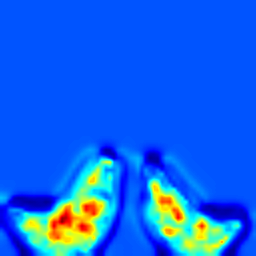
#> input picture benchmarks/MedImgSeg/HEATMAP_A2B.png, 256 x 256 px; its folder holds only this picture in this run
$ python -i findContours.py   (imports and definitions only)
#> lines starting #> are read from the running program, lines starting #| are printed output that depends on the picture; after the words box and inside, x2 and y2 are one past the last pixel; in counts of white or black regions, pixels touching at a corner belong together
import matplotlib.pyplot as plt
from PIL import Image
import numpy as np
import nibabel as nib
import os
import cv2
import math

# [195 lines left out: functions water, regional_growth, segmentation, findCont, not called in this run]
        #cv2.imwrite(r'C:\Users\SY\Desktop\results\pair/' + filename + ".png", src)
        #进度：
        #print(len1 * 100 / len(path_list), "%")

def water_osic(img_path):
#> called with img_path = 'HEATMAP_A2B.png'
    try:
        src = cv2.imread(img_path)
#> src is the input picture: shape (256, 256, 3); mean B, G, R 235.7, 100.9, 17.3
    except:
        src = img_path #directly input image
    img = src.copy()
    gray = cv2.cvtColor(img, cv2.COLOR_BGR2GRAY)
    ret, thresh = cv2.threshold(
        gray, 0, 255, cv2.THRESH_BINARY_INV + cv2.THRESH_OTSU)
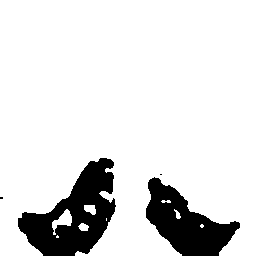
#> thresh: shape (256, 256); 87% white; 4 black regions (2 under 20 px), largest, box (x1, y1, x2, y2) and area: (18, 158, 116, 256) 4863, (146, 177, 240, 256) 3676
#> ret = 132

    # 消除噪声
    kernel = np.ones((3, 3), np.uint8)
    opening = cv2.morphologyEx(thresh, cv2.MORPH_OPEN, kernel, iterations=2)
#> opening: shape (256, 256); 86.7% white; 4 black regions (2 under 20 px), largest, box (x1, y1, x2, y2) and area: (18, 158, 116, 256) 4962, (146, 177, 240, 256) 3756

    # 膨胀
    kernel2 = np.ones((7, 7), np.uint8)
    sure_bg = cv2.dilate(opening, kernel2, iterations=3)
#> sure_bg: shape (256, 256); 97% white; 3 black regions, box (x1, y1, x2, y2) and area: (158, 194, 219, 256) 1280, (32, 223, 81, 256) 483, (82, 170, 103, 196) 183

    # 距离变换
    dist_transform = cv2.distanceTransform(sure_bg, 1, 5)
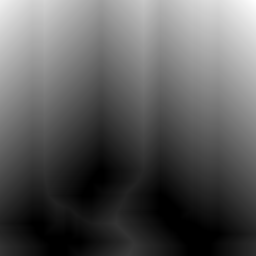
#> dist_transform: shape (256, 256) float32; min 0, max 270, mean 95.7; drawn with min black and max white
    ret, sure_fg = cv2.threshold(dist_transform, 0.7 * dist_transform.max(), 255, 0)
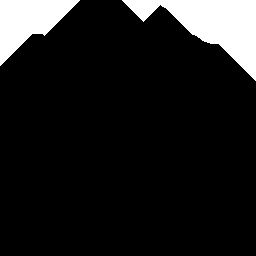
#> sure_fg: shape (256, 256) float32; 11% white; 2 white regions, box (x1, y1, x2, y2) and area: (122, 0, 256, 81) 4502, (0, 0, 80, 66) 2691
#> ret = 189

    # 获得未知区域
    sure_fg = np.uint8(sure_fg)
    unknown = cv2.subtract(sure_bg, sure_fg)

    # 标记
    ret, markers1 = cv2.connectedComponents(sure_fg)
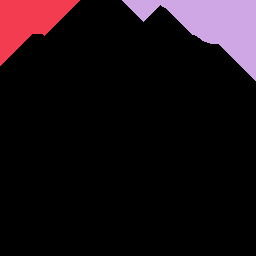
#> markers1: shape (256, 256) int32; 3 distinct labels, from 0 to 2; one colour per label, 0 black
#> ret = 3

    # 确保背景是1不是0
    markers = markers1 + 1
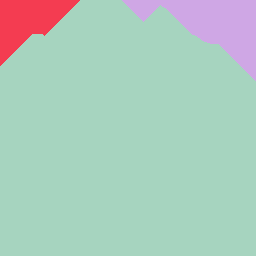
#> markers: shape (256, 256) int32; 3 distinct labels, from 1 to 3; one colour per label, 0 black

    # 未知区域标记为0
    markers[unknown == 255] = 0
#> markers: shape (256, 256) int32; 4 distinct labels, from 0 to 3

    markers3 = cv2.watershed(img, markers)
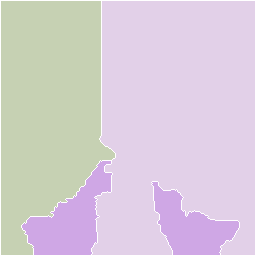
#> markers3: shape (256, 256) int32; 4 distinct labels, from -1 to 3; one colour per label, 0 black, -1 white
    # -1是分割线
    img[markers3 == -1] = [0, 0, 0]
    #1是背景
    img[markers3 == 1] = [0, 0, 0]
    #234是前景
    img[markers3 == 2] = [255, 255, 255]
    img[markers3 == 3] = [255, 255, 255]
#> img: shape (256, 256, 3); 86.5% white; 1 black region, box (x1, y1, x2, y2) and area: (0, 0, 256, 256) 8856
    img[markers3 == 4] = [255, 255, 255]

    # img[markers3>4] = [255, 255, 255]
    img[markers3>4] = [0, 0, 0]

    img = cv2.morphologyEx(img, cv2.MORPH_CLOSE, kernel, iterations=1)
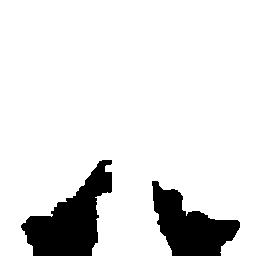
#> img: shape (256, 256, 3); 88.2% white; 2 black regions, box (x1, y1, x2, y2) and area: (21, 160, 112, 256) 4288, (152, 181, 240, 256) 3460
    return img

>>> result = water_osic('HEATMAP_A2B.png')
